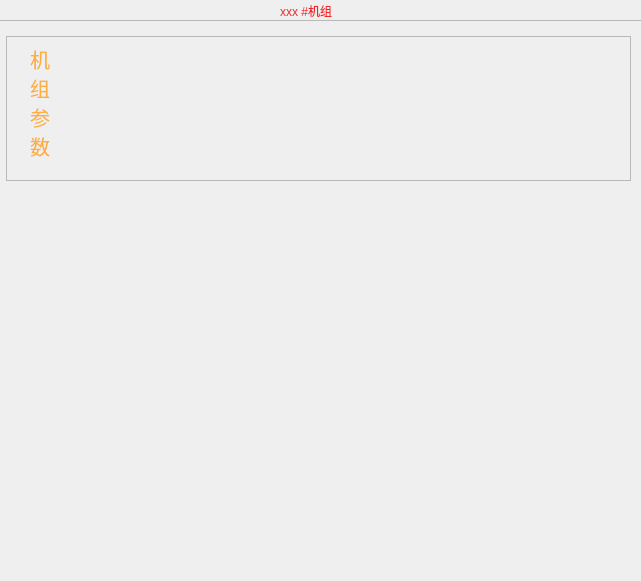
<?xml version="1.0" encoding="UTF-8"?>
<ui version="4.0">
 <class>ModularChiller</class>
 <widget class="QWidget" name="ModularChiller">
  <property name="geometry">
   <rect>
    <x>0</x>
    <y>0</y>
    <width>641</width>
    <height>581</height>
   </rect>
  </property>
  <property name="windowTitle">
   <string>Form</string>
  </property>
  <widget class="QFrame" name="frame">
   <property name="geometry">
    <rect>
     <x>-10</x>
     <y>20</y>
     <width>661</width>
     <height>569</height>
    </rect>
   </property>
   <property name="styleSheet">
    <string notr="true">#frame{border-image: url(:/UI/Widget/System_Air_1.png);}
</string>
   </property>
   <property name="frameShape">
    <enum>QFrame::StyledPanel</enum>
   </property>
   <property name="frameShadow">
    <enum>QFrame::Raised</enum>
   </property>
   <widget class="QFrame" name="frame_2">
    <property name="geometry">
     <rect>
      <x>16</x>
      <y>16</y>
      <width>625</width>
      <height>145</height>
     </rect>
    </property>
    <property name="styleSheet">
     <string notr="true">#frame_2{
border-image: url(:/UI/Widget/System_Chiller_4.png);}</string>
    </property>
    <property name="frameShape">
     <enum>QFrame::StyledPanel</enum>
    </property>
    <property name="frameShadow">
     <enum>QFrame::Raised</enum>
    </property>
    <widget class="QLabel" name="label_24">
     <property name="geometry">
      <rect>
       <x>24</x>
       <y>8</y>
       <width>25</width>
       <height>129</height>
      </rect>
     </property>
     <property name="palette">
      <palette>
       <active>
        <colorrole role="WindowText">
         <brush brushstyle="SolidPattern">
          <color alpha="255">
           <red>252</red>
           <green>175</green>
           <blue>62</blue>
          </color>
         </brush>
        </colorrole>
       </active>
       <inactive>
        <colorrole role="WindowText">
         <brush brushstyle="SolidPattern">
          <color alpha="255">
           <red>252</red>
           <green>175</green>
           <blue>62</blue>
          </color>
         </brush>
        </colorrole>
       </inactive>
       <disabled>
        <colorrole role="WindowText">
         <brush brushstyle="SolidPattern">
          <color alpha="255">
           <red>190</red>
           <green>190</green>
           <blue>190</blue>
          </color>
         </brush>
        </colorrole>
       </disabled>
      </palette>
     </property>
     <property name="font">
      <font>
       <pointsize>15</pointsize>
      </font>
     </property>
     <property name="toolTipDuration">
      <number>-1</number>
     </property>
     <property name="styleSheet">
      <string notr="true"/>
     </property>
     <property name="text">
      <string>机
组
参
数</string>
     </property>
     <property name="alignment">
      <set>Qt::AlignJustify|Qt::AlignTop</set>
     </property>
    </widget>
   </widget>
  </widget>
  <widget class="QLabel" name="label">
   <property name="geometry">
    <rect>
     <x>280</x>
     <y>0</y>
     <width>101</width>
     <height>21</height>
    </rect>
   </property>
   <property name="palette">
    <palette>
     <active>
      <colorrole role="WindowText">
       <brush brushstyle="SolidPattern">
        <color alpha="255">
         <red>239</red>
         <green>41</green>
         <blue>41</blue>
        </color>
       </brush>
      </colorrole>
     </active>
     <inactive>
      <colorrole role="WindowText">
       <brush brushstyle="SolidPattern">
        <color alpha="255">
         <red>239</red>
         <green>41</green>
         <blue>41</blue>
        </color>
       </brush>
      </colorrole>
     </inactive>
     <disabled>
      <colorrole role="WindowText">
       <brush brushstyle="SolidPattern">
        <color alpha="255">
         <red>190</red>
         <green>190</green>
         <blue>190</blue>
        </color>
       </brush>
      </colorrole>
     </disabled>
    </palette>
   </property>
   <property name="styleSheet">
    <string notr="true">font: 63 oblique 16pt &quot;URW Gothic L&quot;;</string>
   </property>
   <property name="text">
    <string>xxx #机组</string>
   </property>
  </widget>
 </widget>
 <resources/>
 <connections/>
</ui>
